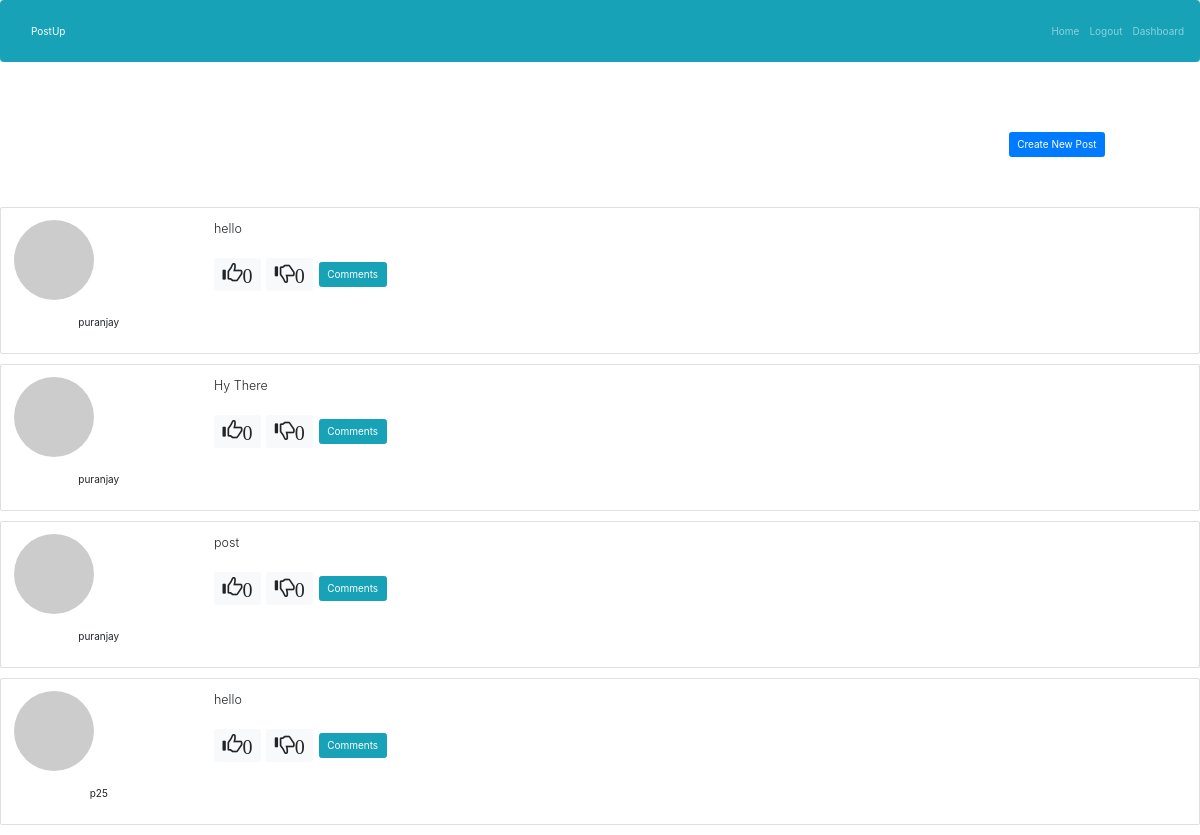
Before: /dashboard/ (signed in) with the older database file.
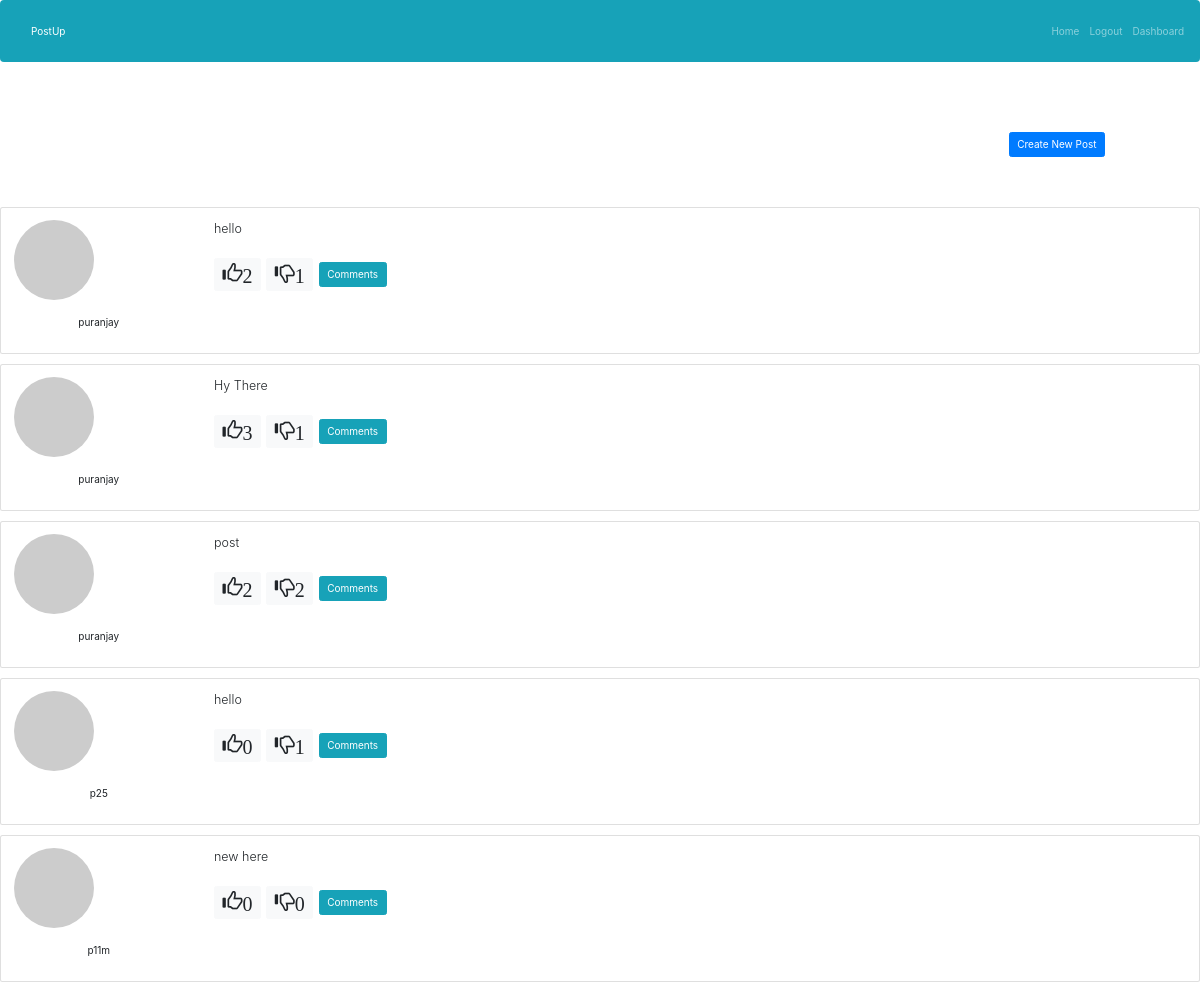
After: the same page with the newer database file.
### main/models.py (models this page shows, shortened)
class Post(models.Model):
	post_id=models.AutoField(primary_key=True)
	content=models.TextField()
	created_by=models.TextField()
	created_on=models.DateField()
	created_at=models.TimeField()
	likes=models.IntegerField()
	dislikes=models.IntegerField()

### main/views.py (the view, shortened to what this page needs)
# urls.py: path('dashboard/', views.dashboard,name="dashboard"),
def dashboard(request):
	data=Post.objects.all()
	print(request.session['username'])
	return render(request,"dashboard.html",context={"data":data,"username":request.session['username']})

### main/templates/dashboard.html (shortened to what this page needs)
{% extends 'layout.html' %}
{% block body %}
	<div class="container">
		<button type="button" class="btn btn-primary float-right" data-toggle="modal" data-target="#myModal" style="margin:50px">Create New Post</button>
	</div>
	<div>
		<form method="post">
			{% for d in data %}
				<div class="card card-body mb-3">
					<div class="row">
						<div class="col-md-2">
							<img class="rounded-circle d-none d-md-block" src="//www.gravatar.com/avatar/17813c3b06f8defb91bc1684d7c4b284?s=200&amp;r=pg&amp;d=mm" alt=""><br>
							<p class="text-center">{{d.created_by}}</p>
						</div>
						<div class="col-md-10">
							<p class="lead">{{d.content}}</p>
							<div>
								<button type="submit" name="like" value="{{d.post_id}}"" class="btn btn-light mr-1"><span class="glyphicon glyphicon-thumbs-up" style="font-size:20px;">{{d.likes}}</span></button>
								<button type="submit" name="dislike" value="{{d.post_id}}" class="btn btn-light mr-1"><span class="glyphicon glyphicon-thumbs-down" style="font-size:20px;">{{d.dislikes}}</span></button>
								<a class="btn btn-info mr-1" href="/post/5c6c47e1bc56480017fa6ff7">Comments</a>
							</div>
						</div>
					</div>
				</div>
			{% endfor %}
		</form>
	</div>
{% endblock %}

### main/templates/layout.html (shortened to what this page needs)
<!DOCTYPE html>
<html>
	{% load staticfiles %}
	<head>
		<link rel="stylesheet" type="text/css" href="{% static 'css/signup.css' %}">
		<link rel="stylesheet" type="text/css" href="{% static 'css/dashboard.css' %}">
		<link href="stylesheet" type="text/css" href="{% static 'css/login.css'%}">
	  	<link rel="stylesheet" href="https://maxcdn.bootstrapcdn.com/bootstrap/3.3.7/css/bootstrap.min.css">
		<link rel="stylesheet" href="https://maxcdn.bootstrapcdn.com/bootstrap/4.3.1/css/bootstrap.min.css">
	</head>
	<body>
		<nav class="navbar navbar-expand-sm bg-info navbar-dark justify-content-end">
			<div class="navbar-collapse collapse w-100 order-1 order-md-0 dual-collapse2">
        		<ul class="navbar-nav mr-auto">
            		<li class="nav-item active">
                		<a class="nav-link" href="#">PostUp</a>
            		</li>
 				</ul>
 			</div>
  			<ul class="navbar-nav">
			    <li class="nav-item">
			      	<a class="nav-link" href="#">Home</a>
			    </li>
			    {% if user.is_authenticated %}
			    	<li class="nav-item">
			      		<a class="nav-link" href="/logout/">Logout</a>
			    	</li>
			    	<li class="nav-item">
			     		<a class="nav-link" href="/dashboard/">Dashboard</a>
			    	</li>
				{% endif %}
		  	</ul>
		</nav>
		{% block body %}{% endblock %}
	</body>
</html>

Changed rows visible on the page:
changed Post (number 1 of 5 on the later page): likes "0" → "2"; dislikes "0" → "1"
changed Post "Hy There": likes "0" → "3"; dislikes "0" → "1"
changed Post "post": likes "0" → "2"; dislikes "0" → "2"
changed Post (number 4 of 5 on the later page): dislikes "0" → "1"
added Post: created_by "p11m", content "new here", {{ d.post_id }} 5 (drawn), likes "0", dislikes "0"
